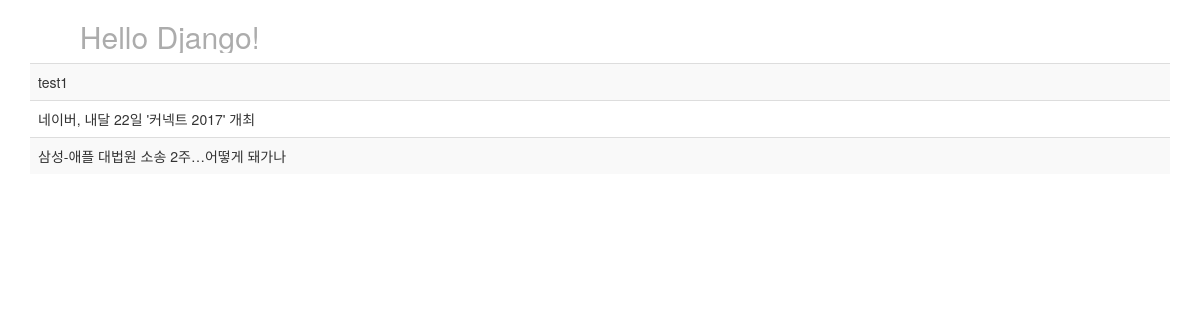
/blog/, run on an earlier commit of the app's database.
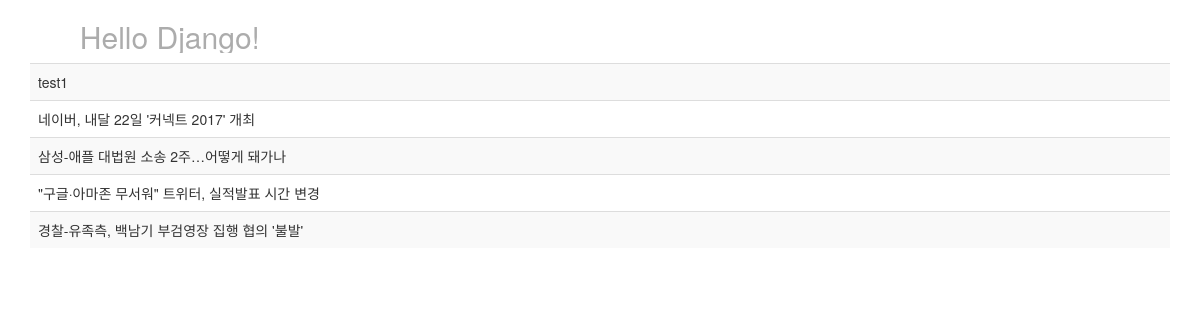
And on a later commit of the database.
### blog/models.py (models this page shows)
class Post(models.Model):
	title = models.CharField(max_length=100)
	content = models.TextField()
	photo = models.ImageField(null=True, blank=True)
	created_at = models.DateTimeField(auto_now_add=True)
	updated_at = models.DateTimeField(auto_now=True)
	def __unicode__(self):
		return self.title

### blog/views.py (the view)
def index(request) :
	post_list = Post.objects.all()
	print post_list
	return render(request, 'blog/index.html', {
		'post_list' : post_list
	})

### blog/templates/blog/index.html (shortened to what this page needs)
<!DOCTYPE html>
<head>
	<link rel="stylesheet" href="https://maxcdn.bootstrapcdn.com/bootstrap/3.2.0/css/bootstrap.min.css">
	<link rel="stylesheet" href="https://maxcdn.bootstrapcdn.com/bootstrap/3.2.0/css/bootstrap-theme.min.css">
</head>
<body>
<div class="container">
	<div class="row">
		<div class="col-sm-12">
			<h1 class="helloworld">Hello Django!</h1>
			<table class="table table-striped">
				<tbody>
					{% for post in post_list %}
					<tr>
						<td>
                            {{ post.title }}
						</td>
					</tr>
					{% endfor %}
				</tbody>
			</table>
		</div>
	</div>
</div>
</body>

What changed in the data, as far as the page shows it:
added Post: title "\"구글·아마존 무서워\" 트위터, 실적발표 시간 변경"
added Post: title "경찰-유족측, 백남기 부검영장 집행 협의 '불발'"
